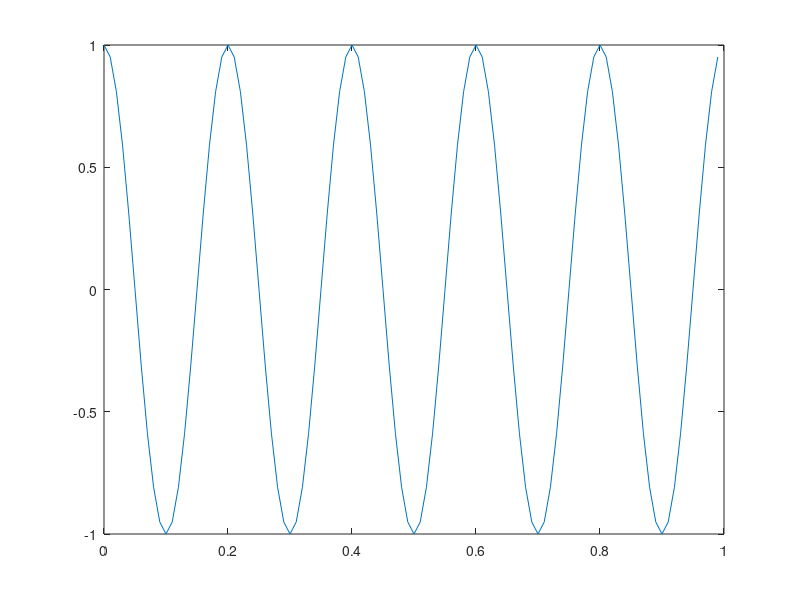
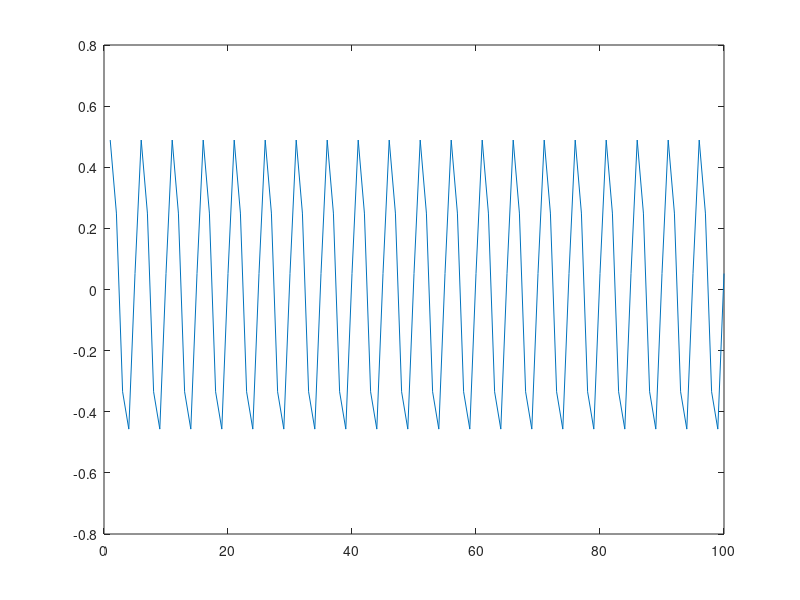

Write MATLAB code to recreate these figures, in order.
t=0:0.01:1-0.01;
fc=5;
y=cos(2*pi*fc*t);
plot(t,y)
rou=2/(3e8);
td=250*1000*rou;
fd=0.3*180/3.6;
re=0.5*cos(2*pi*(5+fd)*(t-td));
figure
plot(re)
